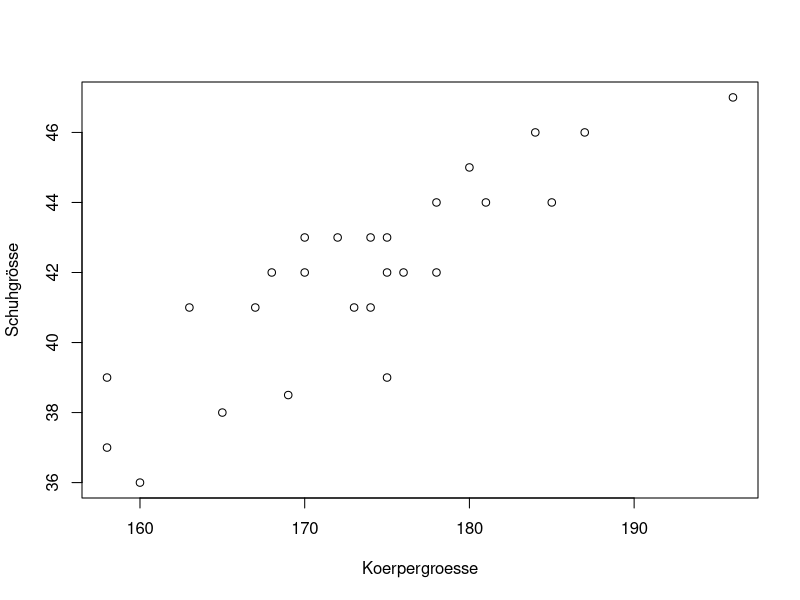
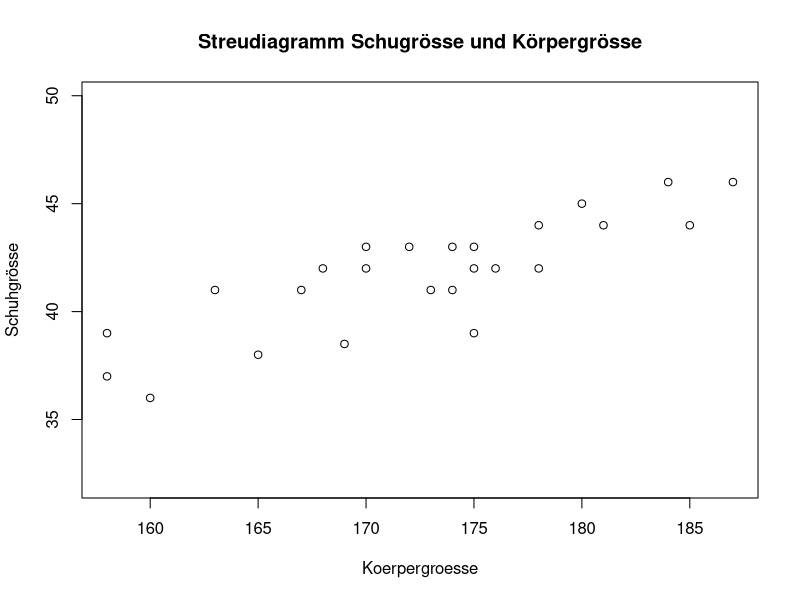

These charts were generated, in order, by the following R code:
#####
# 1
library(readxl)
dat <- readxl::read_xlsx("./Data/Fragebogen_ExpD_hs24.xlsx")
dat <- dat[dat$Augenfarbe!="",]
dat <- dat[!is.na(dat$Schlafzimmer),]
dat$Koerpergroesse <- as.numeric(dat$Koerpergroesse)

# a)
plot(Schuhgrösse ~ Koerpergroesse, data=dat)

# b)
dat <- dat[dat$Koerpergroesse < 190,]
plot(Schuhgrösse ~ Koerpergroesse, data=dat,
     main = "Streudiagramm Schugrösse und Körpergrösse",
     asp = 1, lpars = list(col = 'red'))
